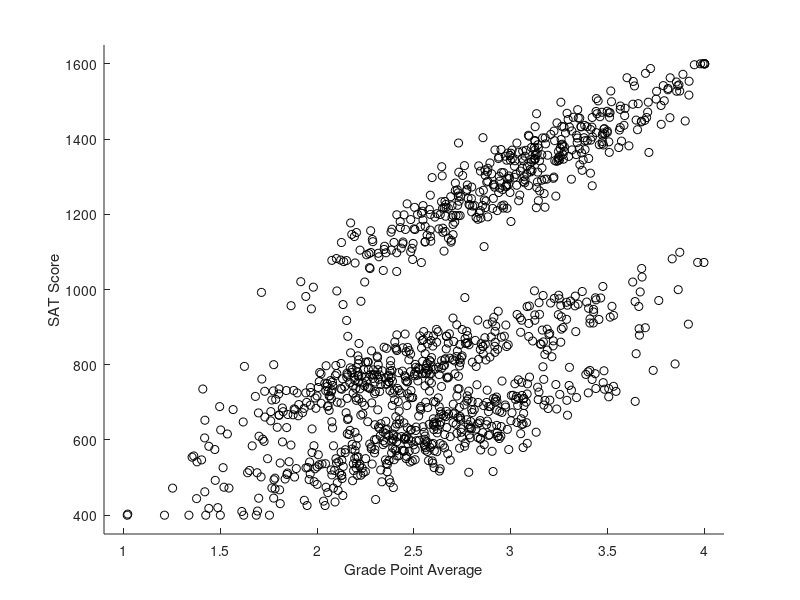

Write MATLAB code to recreate this figure. (Note: this script raises an error after producing the figure.)
% Generate example/test data for a mixed effects model.
%
% Premise: A scientist wants to test if SAT score is correlated with high
% school GPA.  She has collected data from 120 students attending 3 high
% schools in St. Louis: Jennings (a public high school plagues by poverty),
% Gateway Science Academy (a charter school), and Burroughs (an elite
% college prep school). Due to data being collected during the COVID-19
% pandemic, students attended school using Zoom, Google Meet, Microsoft
% Teams, or in-person.
%
% GPA ranges from 1.0 to 4.0 with an average of about 3.0.
% SAT scores range from 400 (lowest possible score) to 1600 (perfect).
% Both are (supposed) to be normally distributed.

%% Generate the Data

% Number of students.
% Must be evenly divisible by 3 and 4.
n = 100 * 12;

% Generate GPAs.
gpa = normrnd(2.5,0.5,n,1);
gpa(gpa < 1) = 1;
gpa(gpa > 4) = 4;

% Split students into 3 high schools.
school = zeros(n,3);
school(1:(n/3), 1) = 1; % Jennings
school((n/3+1):(2*n/3), 2) = 1; % Gateway
school((2*n/3+1):n, 3) = 1; % Burroughs

% Simulate some overall relationship between SAT score and GPA.
intercept = 300;
slope = 200;
sat = intercept + gpa .* slope;

% Mix in the effect of school.
% Comment/uncomment to simulate random intercept, random slope, or random
% intercept + slope models.
school_intercept = [-75; 75; 300];
%school_intercept = [0; 0; 0];
school_slope = [-50; -30; 80];
%school_slope = [0; 0; 0];
sat = sat + school * school_intercept + school.*gpa * school_slope;

% The GPA of students at Burroughs is inflated.
% This makes the fixed effects only estimate biased.
gpa(school(:,3) == 1) = gpa(school(:,3) == 1) + 0.5;
gpa(gpa > 4) = 4;

% Add in homoskedastic error.
sat = sat + normrnd(0, 50, n, 1);

% Clip data to range of possible SAT scores.
sat(sat < 400) = 400;
sat(sat > 1600) = 1600;

%% Fixed Effects Model (GPA only)

model_fixed = struct;

% The observations are SAT score.
Y = sat;
model_fixed.Y = Y;

% Construct fixed effects design matrix.
X = [ones(n,1), gpa];
model_fixed.X = X;

% Fit the fixed effects model.
model_fixed.B = pinv(X)*Y;

% Find the standard errors.
model_fixed.SE = sqrt(diag(pinv(X)*pinv(X)'*sum((Y-X*model_fixed.B).^2)/size(Y,1)));

% Compute T-values.
model_fixed.T = model_fixed.B ./ model_fixed.SE;

% Scatterplot
figure; hold on;
scatter_h = scatter(gpa, sat, 'k');
xlabel('Grade Point Average'); ylabel('SAT Score');
xrange = [0.9, 4.1]; xlim(xrange); ylim([350,1650]);
line(xrange, model_fixed.B(1) + xrange.*model_fixed.B(2), 'Color', scatter_h.CData, 'LineStyle', '--');
title({['Fixed Effects B = [' num2str(model_fixed.B(1), '%0.0f') '; ' num2str(model_fixed.B(2), '%0.0f') ']']; ['SE = [' num2str(model_fixed.SE(1), '%0.0f') '; ' num2str(model_fixed.SE(2), '%0.0f') '], T = [' num2str(model_fixed.T(1), '%0.2f') ', ' num2str(model_fixed.T(2), '%0.2f') ']']}, 'interpreter', 'none');

%% Mixed Effects Model, Random Intercept for School

% The random effect design matrix is just three columns of ones and zeros
% encoding which school the student goes to.
Z = school;

% There is only one random effect variance, that of the intercept.
sigma_ncols = [3];

% Fit the mixed effects model using the method of moments!
model_int = mom(X, Y, Z, sigma_ncols);
clear Z sigma_ncols;

% We can extract the standard error from the diagonal of the
% variance-covariance matrix for B.
model_int.SE = sqrt(diag(model_int.B_cov));
model_int.T = model_int.B ./ model_int.SE;

% Scatterplot
figure; hold on;
scatter_h1 = scatter(gpa(logical(school(:,1))), sat(logical(school(:,1))));
scatter_h2 = scatter(gpa(logical(school(:,2))), sat(logical(school(:,2))));
scatter_h3 = scatter(gpa(logical(school(:,3))), sat(logical(school(:,3))));
xlabel('Grade Point Average'); ylabel('SAT Score');
xrange = [0.9, 4.1]; xlim(xrange); ylim([350,1650]);
line_fixed = line(xrange, model_fixed.B(1) + xrange.*model_fixed.B(2), 'Color', 'black', 'LineStyle', '--');
line_marginal = line(xrange, model_int.B(1) + xrange.*model_int.B(2), 'Color', 'black');
line(xrange, model_int.B(1) + model_int.u(1) + xrange.*model_int.B(2), 'Color', scatter_h1.CData);
line(xrange, model_int.B(1) + model_int.u(2) + xrange.*model_int.B(2), 'Color', scatter_h2.CData);
line(xrange, model_int.B(1) + model_int.u(3) + xrange.*model_int.B(2), 'Color', scatter_h3.CData);
legend([scatter_h3, scatter_h2, scatter_h1, line_marginal, line_fixed], 'Burroughs', 'Gateway', 'Jennings', 'Marginal', 'Fixed Only', 'Location', 'Northwest');
title({['Random Intercept, B = [' num2str(model_int.B(1), '%0.0f') '; ' num2str(model_int.B(2), '%0.0f') ']']; ['SE = [' num2str(model_int.SE(1), '%0.0f') '; ' num2str(model_int.SE(2), '%0.2f') '], T = [' num2str(model_int.T(1), '%0.2f') ', ' num2str(model_int.T(2), '%0.0f') ']']}, 'interpreter', 'none');

%% Mixed Effects Model, Random Slope for School

% The random effect design matrix is three columns containing the GPA for
% schools in the column, otherwise zero.
Z = school.*gpa;

% There is only one random effect variance, that of the slope.
sigma_ncols = [3];

% Fit the mixed effects model using the method of moments!
model_slope = mom(X, Y, Z, sigma_ncols);
clear X Z sigma_ncols;

% We can extract the standard error from the diagonal of the
% variance-covariance matrix for B.
model_slope.SE = sqrt(diag(model_slope.B_cov));
model_slope.T = model_slope.B ./ model_slope.SE;

% Scatterplot
figure; hold on;
scatter_h1 = scatter(gpa(logical(school(:,1))), sat(logical(school(:,1))));
scatter_h2 = scatter(gpa(logical(school(:,2))), sat(logical(school(:,2))));
scatter_h3 = scatter(gpa(logical(school(:,3))), sat(logical(school(:,3))));
xlabel('Grade Point Average'); ylabel('SAT Score');
xrange = [0.9, 4.1]; xlim(xrange); ylim([350,1650]);
line_fixed = line(xrange, model_fixed.B(1) + xrange.*model_fixed.B(2), 'Color', 'black', 'LineStyle', '--');
line_marginal = line(xrange, model_slope.B(1) + xrange.*model_slope.B(2), 'Color', 'black');
line(xrange, model_slope.B(1) + xrange.*(model_slope.B(2) + model_slope.u(1)), 'Color', scatter_h1.CData);
line(xrange, model_slope.B(1) + xrange.*(model_slope.B(2) + model_slope.u(2)), 'Color', scatter_h2.CData);
line(xrange, model_slope.B(1) + xrange.*(model_slope.B(2) + model_slope.u(3)), 'Color', scatter_h3.CData);
legend([scatter_h3, scatter_h2, scatter_h1, line_marginal, line_fixed], 'Burroughs', 'Gateway', 'Jennings', 'Marginal', 'Fixed Only', 'Location', 'Northwest');
title({['Random Slope, B = [' num2str(model_slope.B(1), '%0.0f') '; ' num2str(model_slope.B(2), '%0.0f') ']']; ['SE = [' num2str(model_slope.SE(1), '%0.0f') '; ' num2str(model_slope.SE(2), '%0.0f') '], T = [' num2str(model_slope.T(1), '%0.2f') ', ' num2str(model_slope.T(2), '%0.2f') ']']}, 'interpreter', 'none');

%% Mixed Effects Model, Random Intercept and Centered Slope for School

% Center the slope by subtracting away its mean.
X_centered = [ones(n,1), gpa - mean(gpa)];
Z_centered = [school, school .* (gpa - mean(gpa))];

% There are two one random effect variances,
% one for the interecept,
% and one for the slope.
sigma_ncols = [3, 3];

% Fit the mixed effects model using the method of moments.
% Rectify negative random effect variances to zero by passing in
% allow_negative_sigmas = true.
model_both = mom(X_centered, Y, Z_centered, sigma_ncols, true);
clear Z_centered sigma_ncols

% We can extract the standard error from the diagonal of the
% variance-covariance matrix for B.
model_both.SE = sqrt(diag(model_both.B_cov));

% Un-center by adding the mean back the estimates of the fixed and random
% effect intercepts.  Note this does *not* un-center the estimates of the
% random effect sigmas.
model_both.B(1) = model_both.B(1) - model_both.B(2).*mean(gpa);
model_both.u(1:3) = model_both.u(1:3) - model_both.u(4:6).*mean(gpa);

model_both.T = model_both.B ./ model_both.SE;

% Scatterplot
figure; hold on;
scatter_h1 = scatter(gpa(logical(school(:,1))), sat(logical(school(:,1))));
scatter_h2 = scatter(gpa(logical(school(:,2))), sat(logical(school(:,2))));
scatter_h3 = scatter(gpa(logical(school(:,3))), sat(logical(school(:,3))));
xlabel('Grade Point Average'); ylabel('SAT Score');
xrange = [0.9, 4.1]; xlim(xrange); ylim([350,1650]);
line_fixed = line(xrange, model_fixed.B(1) + xrange.*model_fixed.B(2), 'Color', 'black', 'LineStyle', '--');
line_marginal = line(xrange, model_both.B(1) + xrange.*model_both.B(2), 'Color', 'black');
line(xrange, model_both.B(1) + model_both.u(1) + xrange.*(model_both.B(2) + model_both.u(4)), 'Color', scatter_h1.CData);
line(xrange, model_both.B(1) + model_both.u(2) + xrange.*(model_both.B(2) + model_both.u(5)), 'Color', scatter_h2.CData);
line(xrange, model_both.B(1) + model_both.u(3) + xrange.*(model_both.B(2) + model_both.u(6)), 'Color', scatter_h3.CData);
legend([scatter_h3, scatter_h2, scatter_h1, line_marginal, line_fixed], 'Burroughs', 'Gateway', 'Jennings', 'Marginal', 'Fixed Only', 'Location', 'Northwest');
title({['Random Intercept + Slope B = [' num2str(model_both.B(1), '%0.0f') '; ' num2str(model_both.B(2), '%0.0f') ']']; ['SE = [' num2str(model_both.SE(1), '%0.0f') '; ' num2str(model_both.SE(2), '%0.0f') '], T = [' num2str(model_both.T(1), '%0.2f') ', ' num2str(model_both.T(2), '%0.2f') ']']}, 'interpreter', 'none');

%% Use REML, Random Intercept + Centered Slope
G = sum(school .* [1,2,3], 2);
reml = fitlmematrix(X_centered,Y,X_centered,G, 'FitMethod', 'REML');
model_reml = struct;
model_reml.X = X_centered;
model_reml.Y = Y;
model_reml.B = fixedEffects(reml);
model_reml.u = randomEffects(reml); model_reml.u = [model_reml.u(1); model_reml.u(3); model_reml.u(5); model_reml.u(2); model_reml.u(4); model_reml.u(6)];
[psi, mse] = covarianceParameters(reml);
model_reml.sigmas = diag(psi{1}); clear psi
model_reml.mse = mse; clear mse
model_reml.SE = sqrt(diag(reml.CoefficientCovariance));
clear X_centered Y

% Un-center by adding the mean back the estimates of the fixed and random
% effect intercepts.  Note this does *not* un-center the estimates of the
% random effect sigmas.
model_reml.B(1) = model_reml.B(1) - model_reml.B(2).*mean(gpa);
model_reml.u(1:3) = model_reml.u(1:3) - model_reml.u(4:6).*mean(gpa);

% Compute t-values.
model_reml.T = model_reml.B ./ model_reml.SE;

% Scatterplot
figure; hold on;
scatter_h1 = scatter(gpa(logical(school(:,1))), sat(logical(school(:,1))));
scatter_h2 = scatter(gpa(logical(school(:,2))), sat(logical(school(:,2))));
scatter_h3 = scatter(gpa(logical(school(:,3))), sat(logical(school(:,3))));
xlabel('Grade Point Average'); ylabel('SAT Score');
xrange = [0.9, 4.1]; xlim(xrange); ylim([350,1650]);
line_fixed = line(xrange, model_fixed.B(1) + xrange.*model_fixed.B(2), 'Color', 'black', 'LineStyle', '--');
line_marginal = line(xrange, model_reml.B(1) + xrange.*model_reml.B(2), 'Color', 'black');
line(xrange, model_reml.B(1) + model_reml.u(1) + xrange.*(model_reml.B(2) + model_reml.u(4)), 'Color', scatter_h1.CData);
line(xrange, model_reml.B(1) + model_reml.u(2) + xrange.*(model_reml.B(2) + model_reml.u(5)), 'Color', scatter_h2.CData);
line(xrange, model_reml.B(1) + model_reml.u(3) + xrange.*(model_reml.B(2) + model_reml.u(6)), 'Color', scatter_h3.CData);
legend([scatter_h3, scatter_h2, scatter_h1, line_marginal, line_fixed], 'Burroughs', 'Gateway', 'Jennings', 'Marginal', 'Fixed Only', 'Location', 'Northwest');
title({['Random Intercept + Slope (REML) B = [' num2str(model_reml.B(1), '%0.0f') '; ' num2str(model_reml.B(2), '%0.0f') ']'], ['SE = [' num2str(model_reml.SE(1), '%0.0f') '; ' num2str(model_reml.SE(2), '%0.0f') '], T = [' num2str(model_reml.T(1), '%0.2f') ', ' num2str(model_reml.T(2), '%0.2f') ']']});